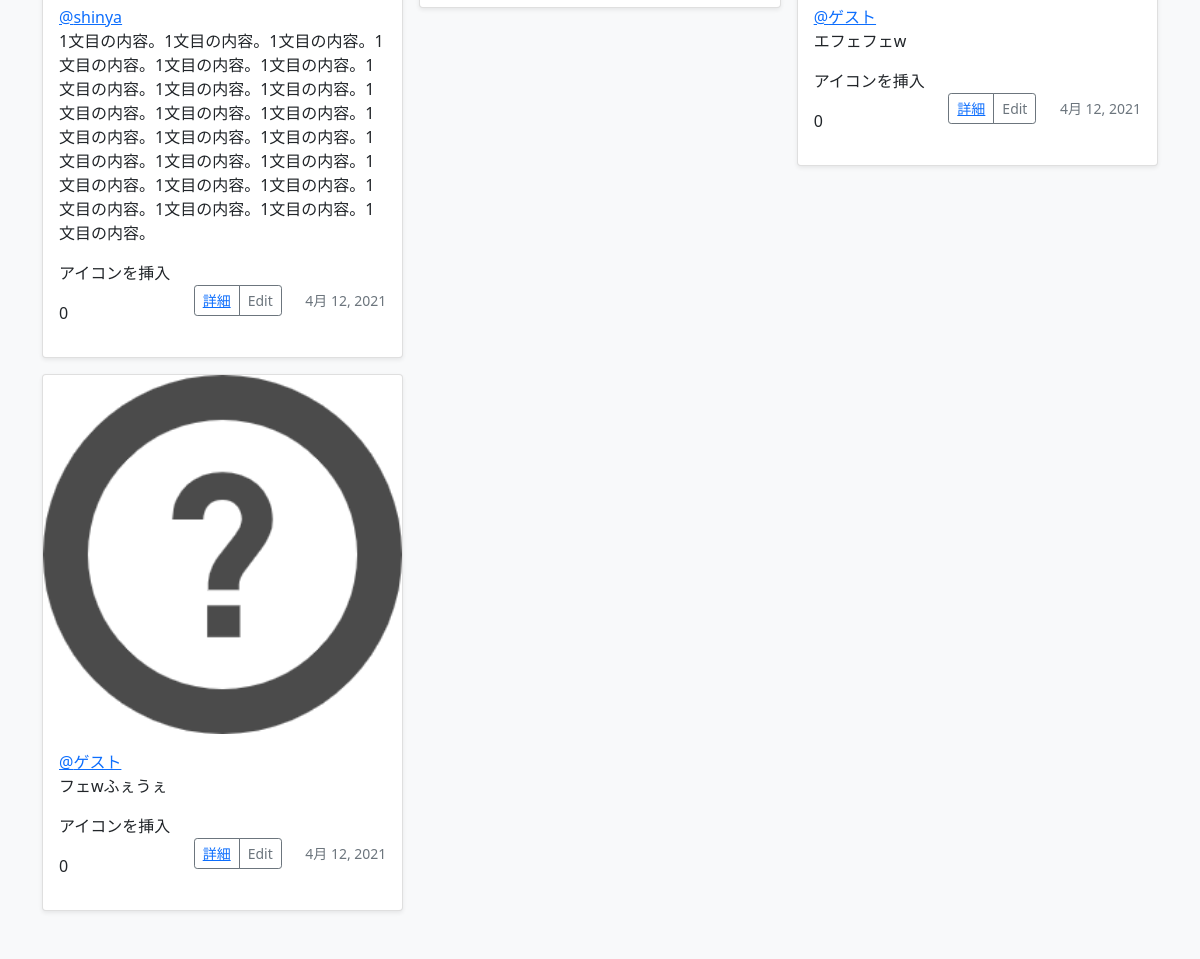
The page /list/ (lower part) on the database as committed earlier.
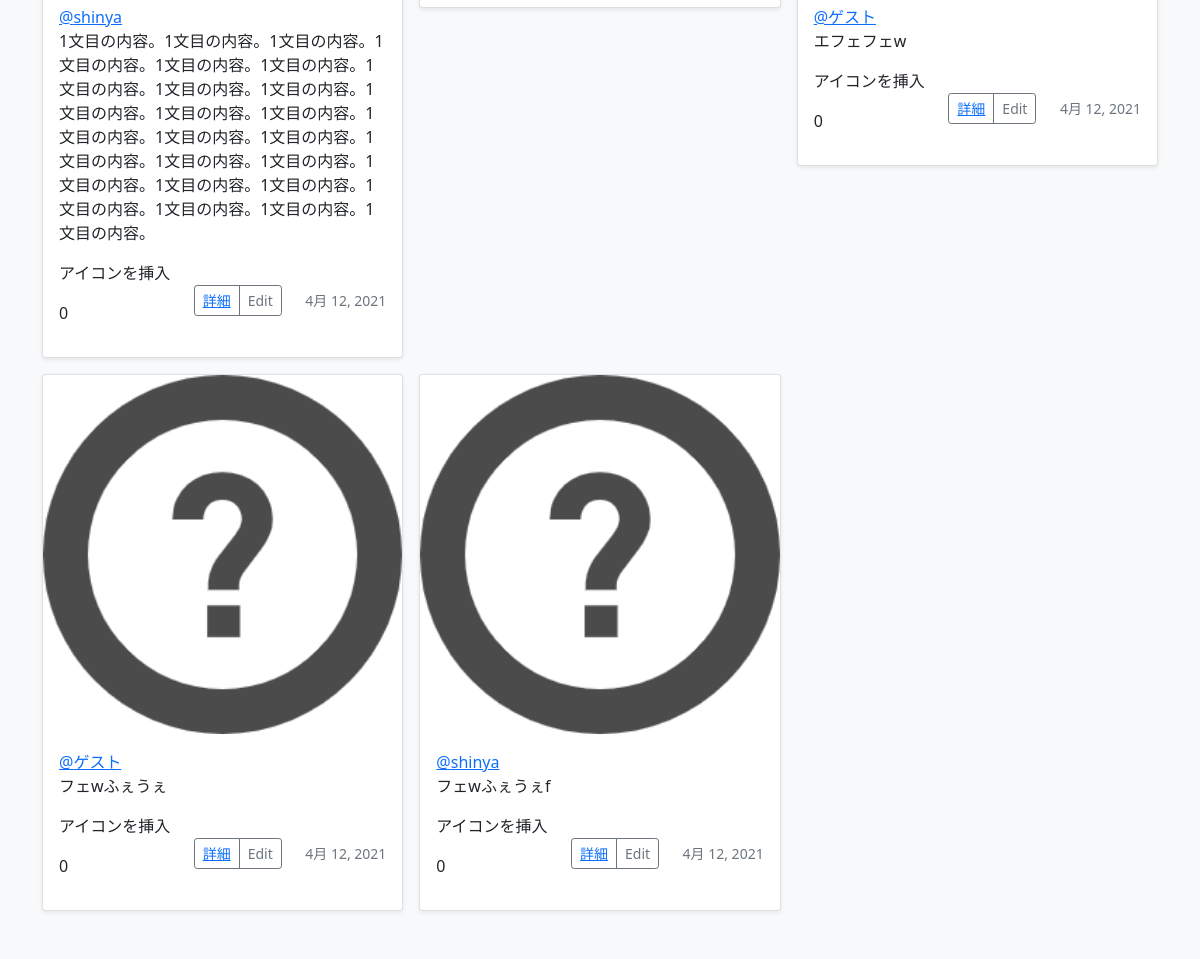
The same page on the database as committed later.
### minimal/models.py (models this page shows, shortened)
class MinimalModel(models.Model):
    title = models.CharField(max_length=100, verbose_name='品物名')
    author = models.ForeignKey(get_user_model(), on_delete=models.CASCADE, verbose_name='購入者')
    buy_reason = models.TextField(verbose_name='購入した理由')
    sell_reason = models.TextField(null=True, blank=True, verbose_name='手放す理由')
    status = models.ForeignKey(ThingStatus, on_delete=models.PROTECT, verbose_name='物の状況')
    obj_image = models.ImageField(upload_to='', blank=True, null=True, default='default_thing_icon.png', verbose_name='物の画像')
    buy_date = models.DateField(verbose_name='購入日')
    buy_price = models.IntegerField(verbose_name='購入金額')
    sell_price = models.IntegerField(null=True, blank=True, verbose_name='売却金額')
    nice_throw = models.IntegerField(null=True, blank=True)

class CustomUser(AbstractUser):
    image = models.ImageField(upload_to='', blank=True, null=True, verbose_name='プロフィール画像', default='default_user_icon.jpeg')

### minimal/views.py (the view)
# urls.py: path('list/', views.list, name='list'),
def list(request):
    objects = MinimalModel.objects.all()
    if request.user.is_authenticated:
        context = like_list(request, objects)
        return render(request, 'list.html', context)
    else:
        return render(request, 'list.html', {'objects': objects})

### templates/list.html (shortened to what this page needs)
{% extends 'base.html' %}
{% block content %}
  <div class="album py-5 bg-light">
    <div class="container">
        <div class="row row-cols-1 row-cols-sm-2 row-cols-md-3 g-3">
    {% for object in objects %}
    <div class="col">
          <div class="card shadow-sm">
            <img class="bd-placeholder-img card-img-top" width="100%" height="100%" src="{{ object.obj_image.url }}">
            <div class="card-body">
            <a href="{% url 'user_posts' object.author.id %}">@{{ object.author }}</a>
              <p class="card-text">{{ object.buy_reason }}</p>
              <div class="d-flex justify-content-between align-items-center">
              <div class="like-outer">
                    {% include 'like.html' %}
              </div>
                <div class="btn-group">
                  <button type="button" class="btn btn-sm btn-outline-secondary"><a href="{% url 'detail' object.pk %}">詳細</a></button>
                  <button type="button" class="btn btn-sm btn-outline-secondary">Edit</button>
                </div>
                <small class="text-muted">{{ object.buy_date }}</small>
              </div>
            </div>
          </div>
        </div>
    {% endfor %}
    </div>
{% endblock content %}

### templates/like.html (shortened to what this page needs)
{% if user.is_authenticated %}
<form action="{% url 'like' %}" method="POST">
    {% csrf_token %}
    {% if object.id in liked_list %}
        <button id="like" name="{{ object.id }}"><i class="fas fa-lg fa-heart like-red"></i></button>
    {% else %}
        <button id="like" name="{{ object.id }}"><i class="far fa-lg fa-heart"></i></button>
    {% endif %}
</form>
<p name="{{ object.id }}-count" class="count"> {{ object.like_set.count }} </p>
{% else %}
<p id="like" name="{{ object.id }}">アイコンを挿入</p>
<p name="{{ object.id }}-count" class="count"> {{ object.like_set.count }} </p>
{% endif %}

Rows that differ between the two databases and show on the page:
added MinimalModel: obj_image (placeholder picture), author "shinya", buy_reason "フェwふぇうぇf", like_set.count "0", buy_date "4月 12, 2021"
